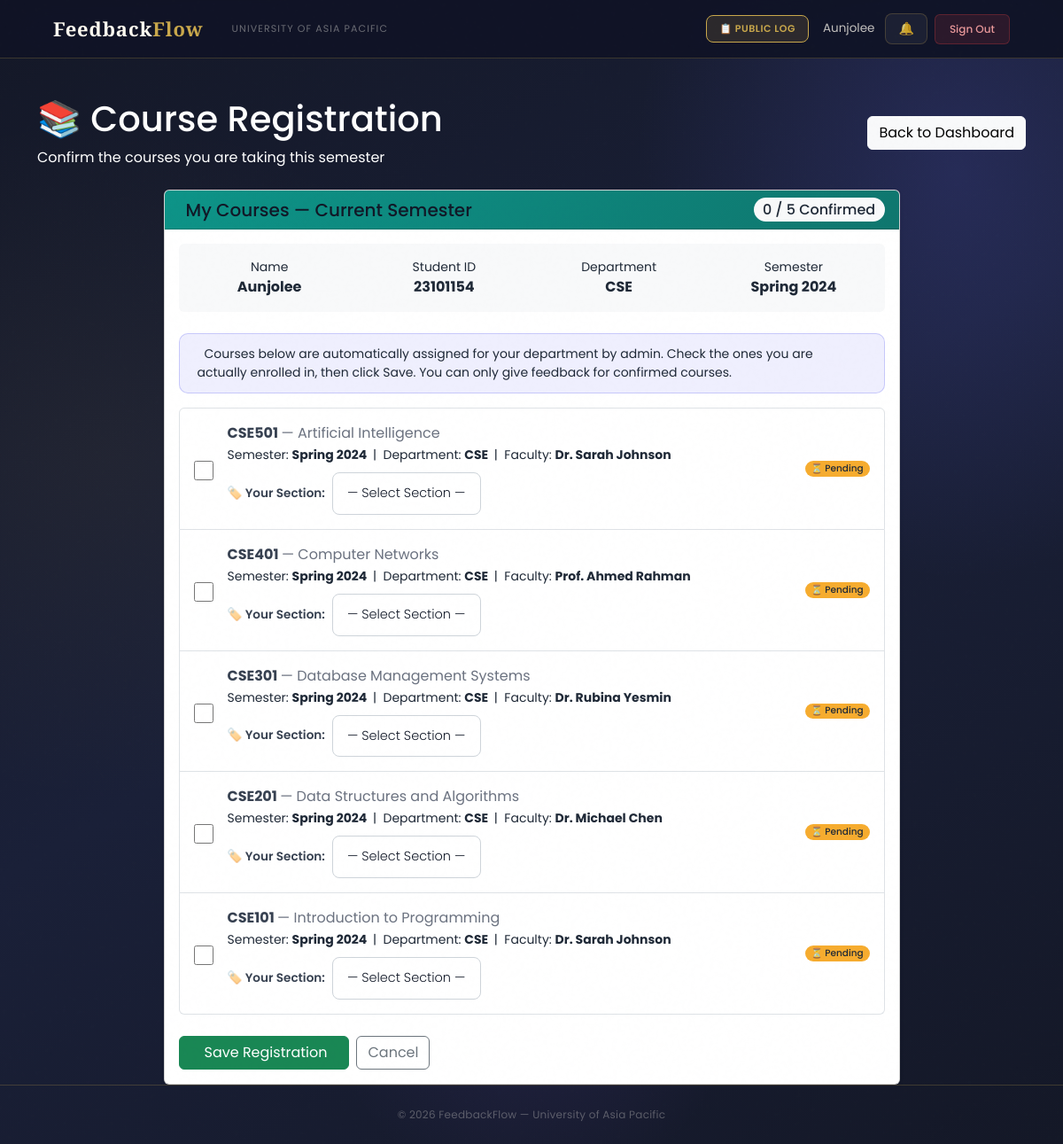
The app's page /feedback/course-registration/ (signed in) with its own data.
### users/models.py (models this page shows, shortened)
class User(AbstractBaseUser, PermissionsMixin):
    ROLE_CHOICES = (
        ('Student',   'Student'),
        ('Faculty',   'Faculty'),
        ('HOD',       'Head of Department'),
        ('Staff',     'Staff'),
        ('DAO',       'Dean of Administration Office'),
        ('Admin',     'Administrator'),
        ('Committee', 'Committee Member'),
    )
    DEPARTMENT_CHOICES = (
        ('DBA',          'Department of Business Administration'),
        ('CSE',          'Department of Computer Science and Engineering'),
        ('CE',           'Department of Civil Engineering'),
        ('EEE',          'Department of Electrical and Electronic Engineering'),
        ('Pharmacy',     'Department of Pharmacy'),
        ('Law',          'Department of Law and Human Rights'),
        ('English',      'Department of English'),
        ('Architecture', 'Department of Architecture'),
    )
    COMMITTEE_TYPE_CHOICES = (
        ('Harassment Committee', 'Harassment Committee'),
        ('Proctorial Committee', 'Proctorial Committee'),
    )
    email          = models.EmailField(unique=True, max_length=255)
    full_name      = models.CharField(max_length=150)
    role           = models.CharField(max_length=20, choices=ROLE_CHOICES)
    department     = models.CharField(max_length=100, choices=DEPARTMENT_CHOICES, null=True, blank=True)
    student_id     = models.CharField(max_length=50, unique=True, null=True, blank=True)
    committee_type = models.CharField(max_length=50, choices=COMMITTEE_TYPE_CHOICES, null=True, blank=True)
    is_active      = models.BooleanField(default=True)
    is_staff       = models.BooleanField(default=False)
    created_at     = models.DateTimeField(auto_now_add=True)
    updated_at     = models.DateTimeField(auto_now=True)
    USERNAME_FIELD  = 'email'
    REQUIRED_FIELDS = ['full_name']
    objects = UserManager()
    class Meta:
        verbose_name        = 'User'
        verbose_name_plural = 'Users'
        ordering            = ['-created_at']
    def get_short_name(self):
        return self.full_name.split()[0] if self.full_name else self.email

### feedback/models.py (models this page shows, shortened)
class CourseRegistration(models.Model):
    SECTION_CHOICES = (
        ('A', 'Section A'),
        ('B', 'Section B'),
        ('C', 'Section C'),
        ('D', 'Section D'),
    )
    student      = models.ForeignKey(
                        settings.AUTH_USER_MODEL,
                        on_delete=models.CASCADE,
                        related_name='course_registrations'
                    )
    course       = models.ForeignKey(
                        Course,
                        on_delete=models.CASCADE,
                        related_name='registrations'
                    )
    class_section = models.CharField(
                        max_length=1,
                        choices=SECTION_CHOICES,
                        null=True, blank=True,
                        help_text='Section the student belongs to in this course'
                    )
    is_confirmed = models.BooleanField(default=False)
    attendance_percentage = models.FloatField(default=100.0, help_text='Student attendance percentage (0-100)')
    confirmed_at = models.DateTimeField(null=True, blank=True)
    registered_at= models.DateTimeField(auto_now_add=True)
    class Meta:
        unique_together = ['student', 'course']
        ordering = ['-registered_at']

class Course(models.Model):
    course_code = models.CharField(max_length=20, unique=True)
    course_name = models.CharField(max_length=200)
    department = models.CharField(max_length=100)
    semester = models.CharField(max_length=50)
    is_active = models.BooleanField(default=True)
    created_at = models.DateTimeField(auto_now_add=True)
    class Meta:
        ordering = ['course_code']
        verbose_name = 'Course'
        verbose_name_plural = 'Courses'
    def get_primary_faculty(self):
        assignment = self.assignments.filter(is_primary=True).first()
        if not assignment:
            assignment = self.assignments.first()
        return assignment.faculty if assignment else None

### feedback/views.py (the view, shortened to what this page needs)
# urls.py: path('course-registration/', views.course_registration_view, name='course_registration'),
@login_required
def course_registration_view(request):
    if request.user.role != 'Student':
        messages.error(request, 'Only students can register courses.')
        return redirect('student_dashboard')
    student = request.user
    active_courses = Course.objects.filter(
        department=student.department,
        is_active=True
    )
    for course in active_courses:
        section_assignments = CourseAssignment.objects.filter(
            course=course
        ).exclude(class_section__isnull=True).exclude(class_section='')
        auto_section = None
        if section_assignments.count() == 1:
            auto_section = section_assignments.first().class_section
        reg, created = CourseRegistration.objects.get_or_create(
            student=student,
            course=course,
            defaults={'is_confirmed': False, 'class_section': auto_section}
        )
        if not created and not reg.class_section and auto_section:
            reg.class_section = auto_section
            reg.save(update_fields=['class_section'])
    registrations = CourseRegistration.objects.filter(
        student=student,
        course__is_active=True
    ).select_related('course')
    import json as _json
    course_ids = [r.course_id for r in registrations]
    assignments = CourseAssignment.objects.filter(
        course_id__in=course_ids
    ).select_related('faculty')
    section_faculty_map = {}
    for a in assignments:
        cid = str(a.course_id)
        if cid not in section_faculty_map:
            section_faculty_map[cid] = {}
        sec = a.class_section or '__any__'
        section_faculty_map[cid][sec] = a.faculty.full_name
    context = {
        'registrations': registrations,
        'confirmed_count': registrations.filter(is_confirmed=True).count(),
        'total_count': registrations.count(),
        'section_faculty_map_json': _json.dumps(section_faculty_map),
        'page_title': 'Course Registration'
    }
    return render(request, 'feedback/course_registration.html', context)

### feedback/templates/feedback/course_registration.html (shortened to what this page needs)
{% extends 'users/dashboard_base.html' %}
{% block content %}
<div class="container mt-4">
    <div class="dashboard-header mb-4">
        <div class="row align-items-center">
            <div class="col-md-8">
                <h1 class="text-white">📚 Course Registration</h1>
                <p class="text-white mb-0 opacity-90">
                    Confirm the courses you are taking this semester
                </p>
            </div>
            <div class="col-md-4 text-end">
                <a href="{% url 'student_dashboard' %}" class="btn btn-light">
                     Back to Dashboard
                </a>
            </div>
        </div>
    </div>
    <div class="row justify-content-center">
        <div class="col-lg-9">
            <div class="card shadow-sm">
                <div class="card-header d-flex justify-content-between align-items-center"
                    style="background: linear-gradient(135deg,#0d9488,#0f766e); color:white;">
                    <h5 class="mb-0">
                        My Courses — Current Semester
                    </h5>
                    <span class="badge bg-light text-dark fs-6">
                        {{ confirmed_count }} / {{ total_count }} Confirmed
                    </span>
                </div>
                <div class="card-body">
                    <div class="bg-light rounded p-3 mb-4">
                        <div class="row text-center">
                            <div class="col-md-3">
                                <small class="text-dark d-block">Name</small>
                                <strong>{{ user.full_name }}</strong>
                            </div>
                            <div class="col-md-3">
                                <small class="text-dark d-block">Student ID</small>
                                <strong>{{ user.student_id }}</strong>
                            </div>
                            <div class="col-md-3">
                                <small class="text-dark d-block">Department</small>
                                <strong>{{ user.department }}</strong>
                            </div>
                            <div class="col-md-3">
                                <small class="text-dark d-block">Semester</small>
                                <strong>
                                    {% if registrations %}
                                    {{ registrations.first.course.semester }}
                                    {% else %}
                                    —
                                    {% endif %}
                                </strong>
                            </div>
                        </div>
                    </div>
                    <div class="alert alert-info">
                        <span style="color:#000;">
                            Courses below are automatically assigned for your
                            department by admin. Check the ones you are actually
                            enrolled in, then click Save. You can only give
                            feedback for confirmed courses.
                        </span>
                    </div>
                    {% if total_count == 0 %}
                    <div class="text-center py-5">
                        <div style="font-size:3rem;">📭</div>
                        <h5 class="mt-3 text-dark">
                            No courses available yet
                        </h5>
                        <p class="text-muted">
                            The admin hasn't added any courses for your
                            department this semester.
                        </p>
                    </div>
                    {% else %}
                    <form method="post">
                        <div class="list-group mb-4">
                            {% for reg in registrations %}
                            <label class="list-group-item list-group-item-action py-3" for="course_{{ reg.id }}"
                                style="cursor:pointer;">
                                <div class="d-flex align-items-center">
                                    <input class="form-check-input me-3 custom-checkbox" type="checkbox"
                                        name="course_{{ reg.id }}" id="course_{{ reg.id }}" {% if reg.is_confirmed %}checked{% endif %}>
                                    <div class="flex-grow-1">
                                        <div class="fw-bold">
                                            {{ reg.course.course_code }}
                                            <span class="fw-normal text-muted">
                                                — {{ reg.course.course_name }}
                                            </span>
                                        </div>
                                        <small class="text-dark">
                                            Semester:
                                            <strong>
                                                {{ reg.course.semester }}
                                            </strong>
                                            &nbsp;|&nbsp;
                                            Department:
                                            <strong>
                                                {{ reg.course.department }}
                                            </strong>
                                            &nbsp;|&nbsp; Faculty:
                                            <strong id="faculty-label-{{ reg.id }}"
                                                    data-course-id="{{ reg.course.id }}"
                                                    data-default="{% with f=reg.course.get_primary_faculty %}{% if f %}{{ f.full_name }}{% else %}—{% endif %}{% endwith %}">
                                                {% with faculty=reg.course.get_primary_faculty %}
                                                {% if faculty %}{{ faculty.full_name }}{% else %}—{% endif %}
                                                {% endwith %}
                                            </strong>
                                        </small>
                                        <div class="mt-2 d-flex align-items-center gap-2" onclick="event.stopPropagation()">
                                            <label class="text-dark fw-semibold mb-0" style="font-size:0.85rem;">
                                                🏷️ Your Section:
                                            </label>
                                            <select name="section_{{ reg.id }}"
                                                    id="section-select-{{ reg.id }}"
                                                    class="form-select form-select-sm d-inline-block"
                                                    style="width:auto; min-width:130px;"
                                                    data-reg-id="{{ reg.id }}"
                                                    data-course-id="{{ reg.course.id }}"
                                                    onclick="event.stopPropagation()"
                                                    onchange="updateFaculty(this)">
                                                <option value="">— Select Section —</option>
                                            </select>
                                        </div>
                                    </div>
                                    {% if reg.is_confirmed %}
                                    <span class="badge bg-success ms-3">
                                        ✅ Confirmed
                                    </span>
                                    {% else %}
                                    <span class="badge bg-warning text-dark ms-3">
                                        ⏳ Pending
                                    </span>
                                    {% endif %}
                                </div>
                            </label>
                            {% endfor %}
                        </div>
                        <div class="d-flex gap-2">
                            <button type="submit" class="btn btn-success px-4">
                                Save Registration
                            </button>
                            <a href="{% url 'student_dashboard' %}" class="btn btn-outline-secondary">
                                Cancel
                            </a>
                        </div>
                    </form>
                    {% endif %}
                </div>
            </div>
        </div>
    </div>
</div>
{% endblock %}

### users/templates/users/base.html (shortened to what this page needs)
<!DOCTYPE html>
<html lang="en">
<head>
    <link href="https://cdn.jsdelivr.net/npm/bootstrap@5.3.0/dist/css/bootstrap.min.css" rel="stylesheet">
</head>
<body>
    <nav class="navbar navbar-expand-lg">
        <div class="container-fluid d-flex align-items-center gap-3">
            <a class="navbar-brand" href="/">Feedback<em>Flow</em></a>
            <span class="navbar-text d-none d-md-inline">University of Asia Pacific</span>
            {% if user.is_authenticated %}
            <div class="ms-auto d-flex align-items-center gap-2">
                <a href="{% url 'public_log' %}" class="btn-bell"
                    style="font-size:11px; font-weight:600; text-transform:uppercase; letter-spacing:0.05em; background:rgba(201,168,76,.15); color:var(--gold) !important; border-color:var(--gold) !important;">
                    📋 Public Log
                </a>
                <span class="nav-user-info d-none d-md-inline ms-2">{{ user.get_short_name }}</span>
                <a href="{% url 'notifications' %}" class="btn-bell ms-1">
                    🔔
                </a>
                <a href="{% url 'logout' %}" class="btn-logout">Sign Out</a>
            </div>
            {% endif %}
        </div>
    </nav>
    <main>
        {% block content %}{% endblock %}
    </main>
    <footer>
        <p>© 2026 FeedbackFlow — University of Asia Pacific</p>
    </footer>
</body>
</html>

### records on screen
User: get_short_name "Aunjolee", full_name "Aunjolee", student_id "23101154", department "CSE"
CourseRegistration: first.course.semester "Spring 2024", course.course_code "CSE501", course.course_name "Artificial Intelligence", course.semester "Spring 2024", course.department "CSE", course.get_primary_faculty.full_name "Dr. Sarah Johnson", shows "⏳ Pending"
CourseRegistration: course.course_code "CSE401", course.course_name "Computer Networks", course.semester "Spring 2024", course.department "CSE", course.get_primary_faculty.full_name "Prof. Ahmed Rahman", shows "⏳ Pending"
CourseRegistration: course.course_code "CSE301", course.course_name "Database Management Systems", course.semester "Spring 2024", course.department "CSE", course.get_primary_faculty.full_name "Dr. Rubina Yesmin", shows "⏳ Pending"
CourseRegistration: course.course_code "CSE201", course.course_name "Data Structures and Algorithms", course.semester "Spring 2024", course.department "CSE", course.get_primary_faculty.full_name "Dr. Michael Chen", shows "⏳ Pending"
CourseRegistration: course.course_code "CSE101", course.course_name "Introduction to Programming", course.semester "Spring 2024", course.department "CSE", course.get_primary_faculty.full_name "Dr. Sarah Johnson", shows "⏳ Pending"

### other values on screen
{{ confirmed_count }} "0"
{{ total_count }} "5"
